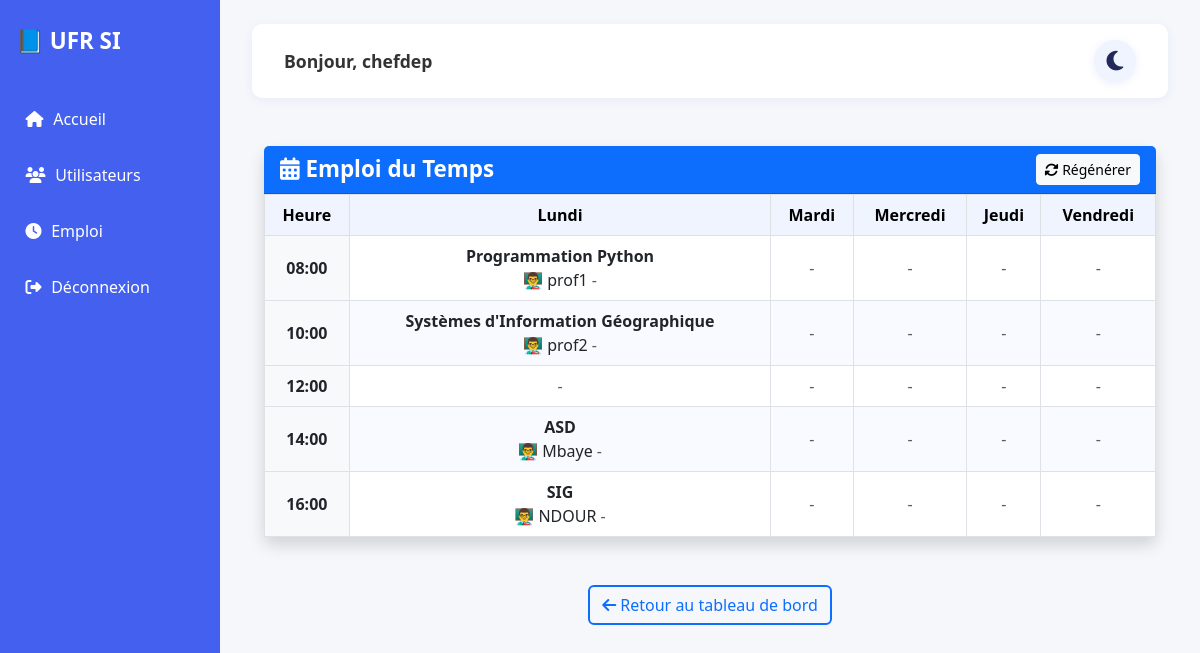
Screenshot of /chef/emploi (signed in) with the database file from the repository.
### tables this page shows
CREATE TABLE users (
            id INTEGER PRIMARY KEY AUTOINCREMENT,
            username TEXT UNIQUE NOT NULL,
            password TEXT NOT NULL,
            email TEXT UNIQUE NOT NULL,
            role_id INTEGER NOT NULL,   -- 1=Chef, 2=Enseignant, 3=Responsable, 4=Étudiant
            confirmed BOOLEAN DEFAULT 0
        );

CREATE TABLE emploi_du_temps (
            id INTEGER PRIMARY KEY AUTOINCREMENT,
            jour TEXT NOT NULL,
            heure TEXT NOT NULL,
            course_id INTEGER,
            FOREIGN KEY(course_id) REFERENCES courses(id)
        );

CREATE TABLE courses (
            id INTEGER PRIMARY KEY AUTOINCREMENT,
            name TEXT NOT NULL,
            volume_horaire INTEGER NOT NULL,
            teacher_id INTEGER,
            FOREIGN KEY (teacher_id) REFERENCES users(id)
        );

### app.py (the view)
@app.route('/chef/emploi')
@login_required
def voir_emploi():
    if current_user.role_id != 1:
        return "Accès refusé", 403
    conn = config.get_connection()
    conn.row_factory = sqlite3.Row
    cursor = conn.cursor()
    cursor.execute("""
        SELECT e.jour, e.heure, c.name AS cours, u.username AS enseignant
        FROM emploi_du_temps e
        JOIN courses c ON e.course_id = c.id
        LEFT JOIN users u ON c.teacher_id = u.id
        ORDER BY
            CASE e.jour
                WHEN 'Lundi' THEN 1
                WHEN 'Mardi' THEN 2
                WHEN 'Mercredi' THEN 3
                WHEN 'Jeudi' THEN 4
                WHEN 'Vendredi' THEN 5
                ELSE 6
            END,
            e.heure
    """)
    emploi = cursor.fetchall()
    conn.close()
    return render_template("emploi_du_temps.html", emploi=emploi)

### app.py (called while the page is built)
@login_manager.user_loader
def load_user(user_id):
    return User.get_by_id(user_id)

### config_sqlite.py (called while the page is built)
def get_connection():
    return sqlite3.connect(DATABASE)

### models/user.py (called while the page is built)
    @staticmethod
    def get_by_id(user_id):
        conn = config.get_connection()
        conn.row_factory = sqlite3.Row
        cursor = conn.cursor()
        cursor.execute("SELECT * FROM users WHERE id = ?", (user_id,))
        row = cursor.fetchone()
        conn.close()
        if row:
            return User(row["id"], row["username"], row["password"], row["email"], row["role_id"], row["confirmed"])

### templates/emploi_du_temps.html (shortened to what this page needs)
{% extends "base_dashboard.html" %}
{% block content %}
<div class="container mt-5">
    <div class="card shadow border-0 mb-5">
        <div class="card-header bg-primary text-white d-flex justify-content-between align-items-center">
            <h5 class="mb-0"><i class="fas fa-calendar-alt"></i> Emploi du Temps</h5>
            <a href="{{ url_for('generer_emploi') }}" class="btn btn-light btn-sm">
                <i class="fas fa-sync-alt"></i> Régénérer
            </a>
        </div>
        <div class="card-body p-0">
            <div class="table-responsive">
                <table class="table table-bordered text-center align-middle m-0">
                    <thead class="table-light">
                        <tr class="bg-light text-dark">
                            <th>Heure</th>
                            {% for jour in ["Lundi", "Mardi", "Mercredi", "Jeudi", "Vendredi"] %}
                                <th>{{ jour }}</th>
                            {% endfor %}
                        </tr>
                    </thead>
                    <tbody>
                        {% for heure in ["08:00", "10:00", "12:00", "14:00", "16:00"] %}
                        <tr>
                            <th class="bg-light text-dark">{{ heure }}</th>
                            {% for jour in ["Lundi", "Mardi", "Mercredi", "Jeudi", "Vendredi"] %}
                            <td>
                                {% set trouve = false %}
                                {% for item in emploi %}
                                    {% if item["jour"] == jour and item["heure"] == heure %}
                                        <strong>{{ item["cours"] }}</strong><br>
                                        👨‍🏫 {{ item["enseignant"] or "?" }}
                                        {% set trouve = true %}
                                    {% endif %}
                                {% endfor %}
                                {% if not trouve %}
                                    <span class="text-muted">-</span>
                                {% endif %}
                            </td>
                            {% endfor %}
                        </tr>
                        {% endfor %}
                    </tbody>
                </table>
            </div>
        </div>
    </div>
    <div class="text-center">
        <a href="{{ url_for('chef') }}" class="btn btn-outline-primary">
            <i class="fas fa-arrow-left"></i> Retour au tableau de bord
        </a>
    </div>
</div>
{% endblock %}

### templates/base_dashboard.html (shortened to what this page needs)
<!DOCTYPE html>
<html lang="fr">
<head>
    <link rel="stylesheet" href="https://cdnjs.cloudflare.com/ajax/libs/font-awesome/6.5.0/css/all.min.css">
    <link href="https://cdn.jsdelivr.net/npm/bootstrap@5.3.0/dist/css/bootstrap.min.css" rel="stylesheet">
</head>
<body>
    <aside class="sidebar">
        <div class="logo">📘 UFR SI</div>
        <nav>
            <a href="{{ url_for('chef') }}"><i class="fa fa-home"></i> Accueil</a>
            <a href="{{ url_for('gestion_utilisateurs') }}"><i class="fa fa-users"></i> Utilisateurs</a>
            <a href="{{ url_for('voir_emploi') }}"><i class="fa fa-clock"></i> Emploi</a>
            <a href="{{ url_for('logout') }}"><i class="fa fa-sign-out-alt"></i> Déconnexion</a>
        </nav>
    </aside>
    <div class="main-content">
        <header class="topbar">
            <div class="user-info">
                Bonjour, {{ current_user.username }}
            </div>
            <button class="dark-mode-toggle" id="darkModeBtn" aria-label="Activer/désactiver le mode sombre">
                <i class="fa-solid fa-moon"></i>
            </button>
        </header>
        <main>
            {% block content %}{% endblock %}
        </main>
    </div>
</body>
</html>

### templates/base_dashboard.html (style rules this page uses)
body { margin: 0; font-family: 'Segoe UI', Tahoma, Geneva, Verdana, sans-serif; background: #f5f7fb; transition: background 0.3s, color 0.3s; }
.sidebar { position: fixed; left: 0; top: 0; width: 220px; height: 100%; background: #4361ee; color: white; display: flex; flex-direction: column; padding: 1.5em 1em; z-index: 100; }
.sidebar .logo { font-size: 1.4em; font-weight: bold; margin-bottom: 1.2em; }
.sidebar nav a { color: white; text-decoration: none; margin: 0.8em 0; display: flex; align-items: center; gap: 0.6em; font-weight: 500; transition: background 0.2s; padding: 0.6em; border-radius: 6px; }
.main-content { margin-left: 220px; padding: 1.5em 2em; transition: background 0.3s, color 0.3s; }
.topbar { background: white; padding: 1em 2em; border-radius: 10px; margin-bottom: 2em; box-shadow: 0 2px 10px rgba(67, 97, 238, 0.08); display: flex; justify-content: space-between; align-items: center; transition: background 0.3s, color 0.3s; }
.user-info { font-weight: 600; color: #333; font-size: 1.1em; }
.dark-mode-toggle { background: #f0f4ff; border: none; border-radius: 50px; width: 42px; height: 42px; display: flex; align-items: center; justify-content: center; cursor: pointer; transition: background 0.2s; box-shadow: 0 2px 8px rgba(67,97,238,0.10); margin-left: 1em; font-size: 1.4em; }
.dark-mode-toggle .fa-moon, .dark-mode-toggle .fa-sun { transition: color 0.3s, opacity 0.3s; position: absolute; }
.dark-mode-toggle .fa-moon { color: #22295a; opacity: 1; pointer-events: auto; }

### templates/emploi_du_temps.html (style rules this page uses)
.card-header h5 { font-size: 1.4rem; font-weight: 600; }
table th, table td { vertical-align: middle !important; }
.table thead th { background: #f0f4ff; font-weight: 600; }
.table tbody td { background-color: #ffffff; }
.table tbody tr:nth-child(even) td { background-color: #f9faff; }
.btn-outline-primary { border-width: 2px; }

### rows the page displays
users: username "chefdep"
emploi_du_temps: cours "Programmation Python", username "prof1"
emploi_du_temps: cours "Systèmes d'Information Géographique", username "prof2"
emploi_du_temps: cours "ASD", username "Mbaye"
emploi_du_temps: cours "SIG", username "NDOUR"

### other values shown
{{ jour }} "Lundi" "Mardi" "Mercredi" "Jeudi" "Vendredi"
{{ heure }} "08:00" "10:00" "12:00" "14:00" "16:00"
